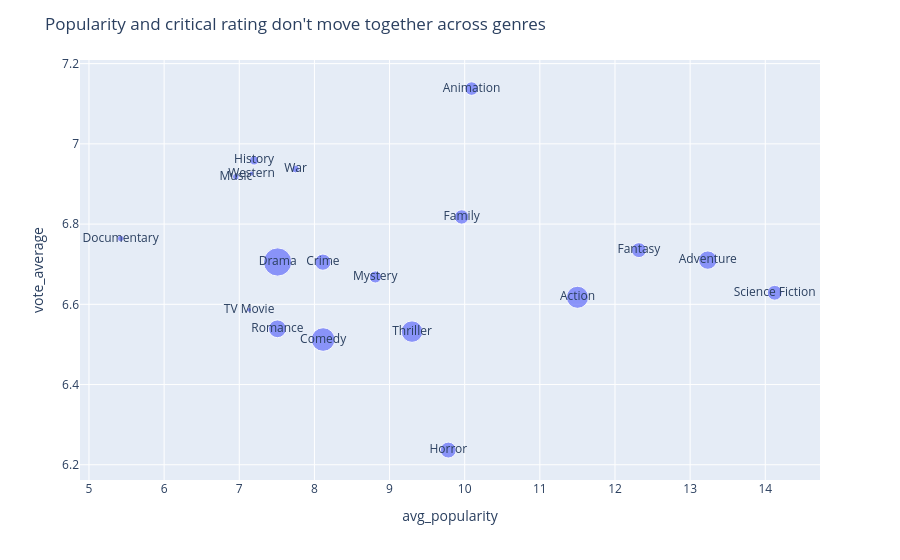

The cell this chart's notebook holds for it:
### Markdown cell above
### Chart 2 — Scatter plot, popularity vs. vote average by genre

### Code cell
fig = px.scatter(genre_stats.merge(
                    movies_with_genres_df.groupby("genre")["vote_average"].mean().reset_index(),
                    on="genre"),
                  x="avg_popularity", y="vote_average", size="n_movies",
                  text="genre", hover_name="genre")
fig.update_layout(title="Popularity and critical rating don't move together across genres")
fig.show()

### Figure 1 — Plotly figure (JSON) as saved in the notebook; plotly's stock layout.template omitted (floating-point values rounded to 4 significant figures)
{"data": [{"hovertemplate": "<b>%{hovertext}</b><br><br>avg_popularity=%{x}<br>vote_average=%{y}<br>n_movies=%{marker.size}<br>genre=%{text}<extra></extra>", "hovertext": ["Science Fiction", "Adventure", "Fantasy", "Action", "Animation", "Family", "Horror", "Thriller", "Mystery", "Comedy", "Crime", "War", "Drama", "Romance", "History", "Western", "TV Movie", "Music", "Documentary"], "legendgroup": "", "marker": {"color": "#636efa", "size": [837, 1283, 854, 1860, 699, 789, 967, 1757, 559, 2121, 999, 222, 3041, 1204, 328, 95, 90, 171, 162], "sizemode": "area", "sizeref": 7.603, "symbol": "circle"}, "mode": "markers+text", "name": "", "orientation": "v", "showlegend": false, "text": ["Science Fiction", "Adventure", "Fantasy", "Action", "Animation", "Family", "Horror", "Thriller", "Mystery", "Comedy", "Crime", "War", "Drama", "Romance", "History", "Western", "TV Movie", "Music", "Documentary"], "type": "scatter", "x": [14.13, 13.24, 12.32, 11.5, 10.09, 9.96, 9.782, 9.299, 8.81, 8.116, 8.113, 7.749, 7.51, 7.508, 7.198, 7.163, 7.131, 6.954, 5.421], "xaxis": "x", "y": [6.629, 6.71, 6.735, 6.618, 7.138, 6.818, 6.237, 6.532, 6.668, 6.512, 6.705, 6.937, 6.706, 6.539, 6.959, 6.926, 6.586, 6.918, 6.764], "yaxis": "y"}], "layout": {"legend": {"itemsizing": "constant", "tracegroupgap": 0}, "margin": {"t": 60}, "title": {"text": "Popularity and critical rating don't move together across genres"}, "xaxis": {"anchor": "y", "domain": [0, 1], "title": {"text": "avg_popularity"}}, "yaxis": {"anchor": "x", "domain": [0, 1], "title": {"text": "vote_average"}}}}
